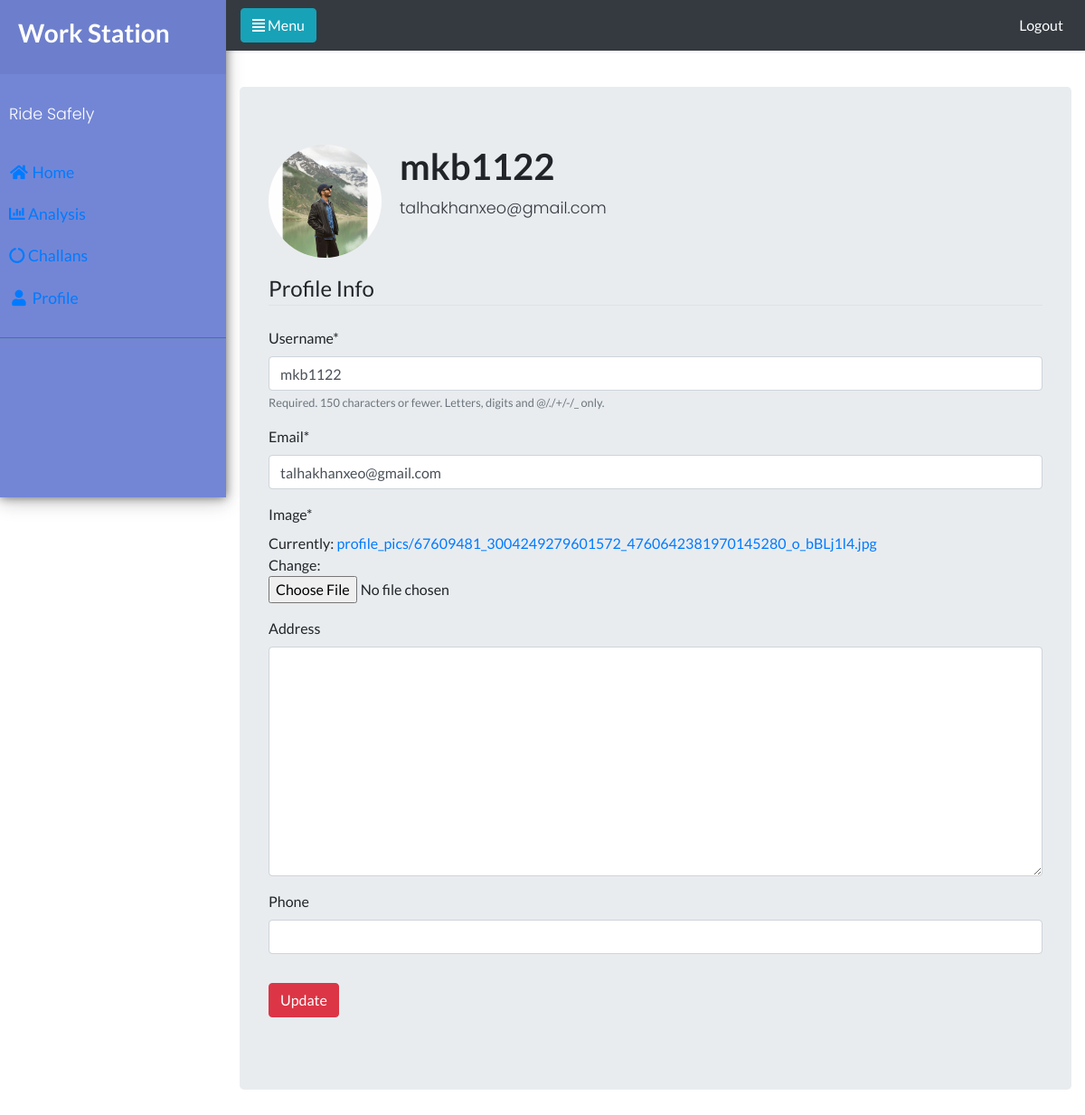
Before: /profile/ (signed in) with the older database file.
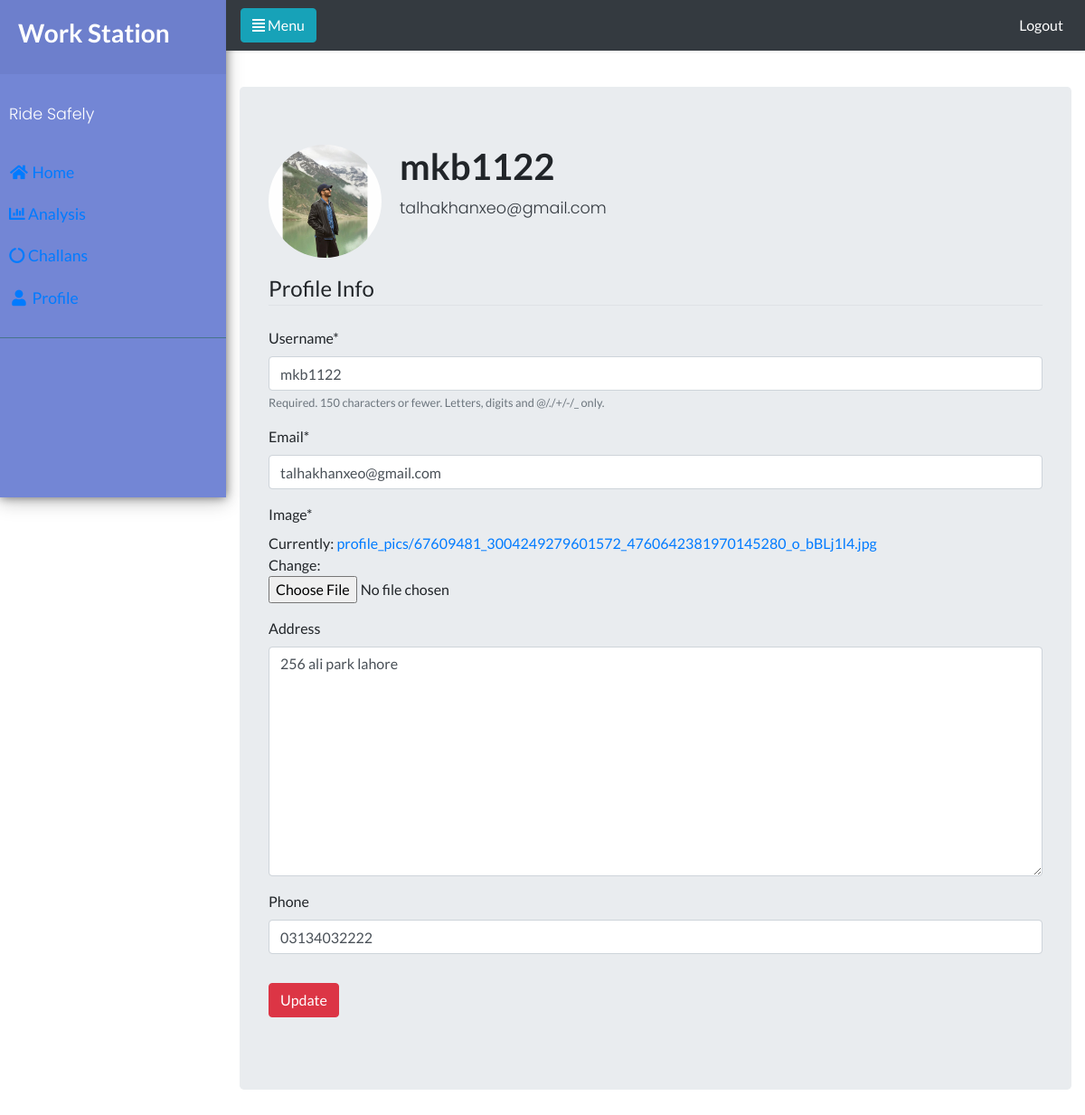
After: the same page with the newer database file.
### users/models.py (models this page shows, shortened)
class Profile(models.Model):
    user = models.OneToOneField(User, on_delete=models.CASCADE)
    image = models.ImageField(upload_to='profile_pics', default='media/default.jpg')
    address = models.TextField(max_length=500, blank=True)
    phone = models.CharField(max_length=31, blank=True)

### users/views.py (the view)
# urls.py: path('profile/', user_views.profile, name='profile'),
@login_required
def profile(request):
    if request.method == 'POST':
        u_form = UserUpdateForm(request.POST, instance=request.user)
        p_form = ProfileUpdateForm(request.POST, request.FILES, instance=request.user.profile)
        if u_form.is_valid() and p_form.is_valid():
            u_form.save()
            p_form.save()
            messages.success(request, f'Info updated successfully!')
            return redirect('profile')
    else:
        u_form = UserUpdateForm(instance=request.user)
        p_form = ProfileUpdateForm(instance=request.user.profile)
    context = {
        'u_form': u_form,
        'p_form': p_form
    }
    return render(request, 'users/profile.html', context)

### users/forms.py
class UserUpdateForm(forms.ModelForm):
    email = forms.EmailField()
    class Meta:
        model = User
        fields = ['username', 'email']

class ProfileUpdateForm(forms.ModelForm):
    class Meta:
        model = Profile
        fields = ['image', 'address', 'phone']

### users/templates/users/profile.html (shortened to what this page needs)
{% extends "account/base.html" %}
{% load crispy_forms_tags %}
{% block content %}
<div class="jumbotron">
    <div class="media">
        <img class="rounded-circle account-img" src="{{ user.profile.image.url  }}">
        <div class="media-body">
            <h2  class="account-heading">{{ user.username }}</h2>
            <p  class="text-dark">{{ user.email }}</p>
        </div>
    </div>
    <form method="POST" enctype="multipart/form-data">
        <fieldset class="form-group">
            <legend class="border-bottom mb-4">Profile Info</legend>
            {{ u_form|crispy }}
            {{ p_form|crispy }}
        </fieldset>
        <div class="form-group">
            <button class="btn btn-danger" type="submit">Update</button>
        </div>
    </form>
</div>
{% endblock %}

### account/templates/account/base.html (shortened to what this page needs)
{% load static %}
<!doctype html>
<html lang="en">
  <head>
      <link rel="stylesheet" type="text/css" href="{% static 'account/main.css' %}">
      <link rel="stylesheet" type="text/css" href="{% static 'account/homest.css' %}">
      <link rel="stylesheet" type="text/css" href="{% static 'account/challanstyles.css' %}">
      <link rel="stylesheet" href="https://stackpath.bootstrapcdn.com/bootstrap/4.1.3/css/bootstrap.min.css">
      <link rel="stylesheet" type="text/css" href="{% static 'account/style.css' %}">
      <link rel="stylesheet" href="https://cdnjs.cloudflare.com/ajax/libs/font-awesome/4.7.0/css/font-awesome.css">
      <link href="vendor/bootstrap/css/bootstrap.min.css" rel="stylesheet">
      <link href="{% static 'account/vendor/fontawesome-free/css/all.min.css' %}" rel="stylesheet">
      <link href="{% static 'account/vendor/simple-line-icons/css/simple-line-icons.css' %}" rel="stylesheet" type="text/css">
      <link href="{% static 'account/css/landing-page.min.css' %}" rel="stylesheet">
      <link rel="stylesheet" href="{% static 'account/grph/grp.css' %}">
  </head>
  <body>
  <div class="wrapper">
      {% if user.is_authenticated %}
      <nav id="sidebar" style="height:550px">
          <div class="sidebar-header">
              <h3>Work Station</h3>
          </div>
          <ul class="list-unstyled components">
              <p style="color:white">Ride Safely</p>
                <li>
                  <a href="{% url 'home' %}"><i class="fa fa-fw fa-home"></i> Home</a>
                </li>
                <li>
                  <a href="{% url 'graphs' %}"><i class="fa fa-bar-chart" aria-hidden="true"></i> Analysis</a>
                </li>
                <li>
                  <a href="{% url 'challans' %}"><i class="fa fa-circle-o-notch fa-spin"></i> Challans</a>
               </li>
               <li>
                  <a href="{% url 'profile' %}"><i class="fa fa-fw fa-user"></i> Profile</a>
               </li>
          </ul>
      </nav>
       {% endif %}
      <div style="margin-left:0;margin-right:0;padding-right:0;padding-left:0" class="content container-fluid">
          <nav  class="navbar navbar-expand-lg navbar-dark bg-dark">
              {% if user.is_authenticated %}
              <button type="button" id="sidebarCollapse" class="btn btn-info">
                  <i class="fa fa-align-justify"></i> <span>Menu</span>
              </button>
              {% else %}
               <a style="color: rgba(255,255,255,.75)" class="nav-link" href="{% url 'home' %}">Ride Safely</a>
              {% endif %}
              <div class="collapse navbar-collapse" id="navbarNav">
                  <ul class="navbar-nav ml-auto">
                      {% if user.is_authenticated %}
                      <li class="nav-item active">
                          <a class="nav-link" href="{% url 'logout' %}">Logout</a>
                      </li>
                      {% endif %}
                  </ul>
              </div>
          </nav>
 <main role="main" class="container">
     <div class="row">
         <div class="col-md-12">
             {% block content %}
             {% endblock %}
         </div>
     </div>
 </main>
      </div>
  </div>
  </body>
</html>

### account/static/account/main.css (style rules this page uses)
body { background: #fafafa; color: #333333; margin-top: 5rem; }
h1, h2, h3, h4, h5, h6 { color: #444444; }
ul { margin: 0; }
.account-img { height: 125px; width: 125px; margin-right: 20px; margin-bottom: 16px; }
.account-heading { font-size: 2.5rem; }
.container-fluid { padding-right: 0px; padding-left: 0px; }

### account/static/account/style.css (style rules this page uses)
body { font-family: 'Poppins', sans-serif; background: #fafafa }
p { font-family: 'Poppins', sans-serif; font-size: 1.1em; font-weight: 300; line-height: 1.7em; color: #999; }
a, a:hover, a:focus { color: inherit; text-decoration: none; transition: all 0.3s; }
.navbar { padding: 15px 10px; background: #fff; border: none; border-radius: 0; margin-bottom: 40px; box-shadow: 1px 1px 3px rgba(0,0,0,0.1); }
.wrapper { display: flex; width: 100%; align-items: stretch; }
#sidebar { min-width: 250px; max-width: 250px; background: #7386D5; color: #fff; transition: all 0.3s; box-shadow: 0 0px 10px 0 rgba(0, 0, 0, 0.5), 0 6px 20px 0 rgba(0, 0, 0, 0.19); }
#sidebar .sidebar-header { padding: 20px; background: #6d7fcc; }
#sidebar ul.components { padding: 20px 0px; border-bottom: 1px solid #47748b; }
#sidebar ul p { padding: 10px; font-size: 1.1em; display: block; }
#sidebar ul li a { padding: 10px; font-size: 1.1em; display: block; }

Changed rows visible on the page:
changed Profile: address (not shown) → "256 ali park lahore"; phone (not shown) → "03134032222"
